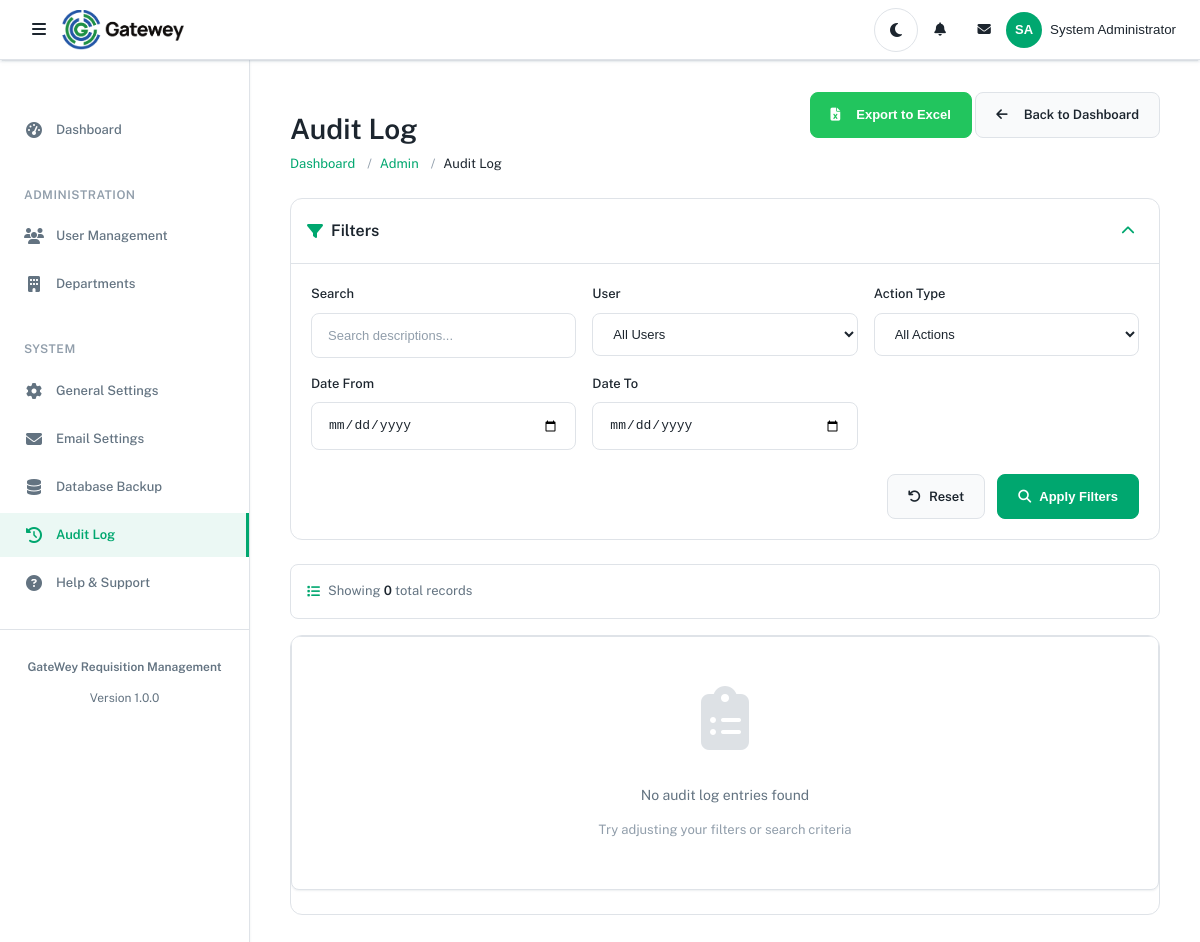
/admin/audit-log.php?user_id=6 (signed in), run on an earlier commit of the app's database.
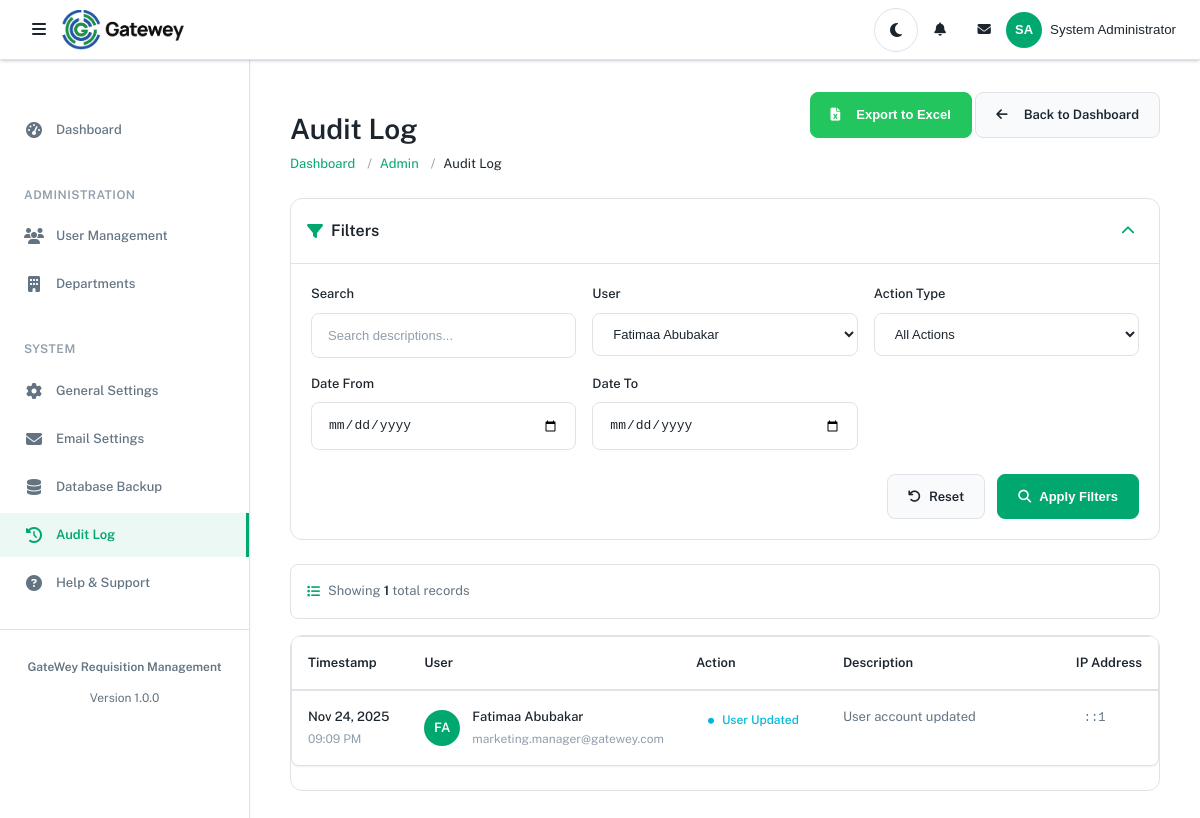
And on a later commit of the database.
### tables this page shows
CREATE TABLE `users` (
  `id` int(11) NOT NULL,
  `role_id` int(11) NOT NULL,
  `department_id` int(11) DEFAULT NULL,
  `first_name` varchar(50) NOT NULL,
  `last_name` varchar(50) NOT NULL,
  `email` varchar(100) NOT NULL,
  `password_hash` varchar(255) NOT NULL,
  `phone` varchar(20) DEFAULT NULL,
  `is_active` tinyint(1) DEFAULT 1,
  `last_login` timestamp NULL DEFAULT NULL,
  `created_at` timestamp NOT NULL DEFAULT current_timestamp(),
  `updated_at` timestamp NOT NULL DEFAULT current_timestamp() ON UPDATE current_timestamp()
);

CREATE TABLE `audit_log` (
  `id` int(11) NOT NULL,
  `requisition_id` int(11) DEFAULT NULL,
  `user_id` int(11) DEFAULT NULL,
  `action` varchar(100) NOT NULL,
  `description` text DEFAULT NULL,
  `old_value` text DEFAULT NULL,
  `new_value` text DEFAULT NULL,
  `ip_address` varchar(45) DEFAULT NULL,
  `user_agent` varchar(500) DEFAULT NULL,
  `created_at` timestamp NOT NULL DEFAULT current_timestamp()
);

### classes/Session.php (called while the page is built, shortened)
<?php
class Session {
    public static function isLoggedIn() {
        $isLoggedInOld = isset($_SESSION['logged_in']) && $_SESSION['logged_in'] === true;
        if (isset($_SESSION[self::SESSION_LAST_ACTIVITY])) {
            $inactive = time() - $_SESSION[self::SESSION_LAST_ACTIVITY];
        }
        return true;
    }
    public static function getUserFullName() {
        if (isset($_SESSION[self::SESSION_USER_KEY]['first_name'])) {
            $firstName = $_SESSION[self::SESSION_USER_KEY]['first_name'];
            $lastName = $_SESSION[self::SESSION_USER_KEY]['last_name'] ?? '';
            return trim($firstName . ' ' . $lastName);
        }
        $firstName = self::get('user_first_name', '');
        $lastName = self::get('user_last_name', '');
        return trim($firstName . ' ' . $lastName);
    }
}

### config/database.php (called while the page is built, shortened)
<?php
class Database {
    private static $instance = null;
    private $connection = null;
    private function __construct() {
        try {
            $dsn = DB_DSN;
            $options = [
                PDO::ATTR_ERRMODE            => PDO::ERRMODE_EXCEPTION,
                PDO::ATTR_DEFAULT_FETCH_MODE => PDO::FETCH_ASSOC,
                PDO::ATTR_EMULATE_PREPARES   => false,
                PDO::ATTR_PERSISTENT         => DB_PERSISTENT,
                PDO::MYSQL_ATTR_INIT_COMMAND => "SET NAMES " . DB_CHARSET
            ];
            $this->connection = new PDO($dsn, DB_USER, DB_PASS, $options);
        } catch (PDOException $e) {
            error_log("Database Connection Error: " . $e->getMessage());
            if (defined('APP_ENV') && APP_ENV === 'development' && APP_DEBUG) {
                die("Database Connection Failed: " . $e->getMessage());
            } else {
                die("A database error occurred. Please contact the administrator.");
            }
        }
    }
    public static function getInstance() {
        if (self::$instance === null) {
            self::$instance = new self();
        }
        return self::$instance;
    }
    public function execute($sql, $params = []) {
        try {
            $stmt = $this->connection->prepare($sql);
            $stmt->execute($params);
            return $stmt;
        } catch (PDOException $e) {
            error_log("Query Execution Error: " . $e->getMessage() . " | SQL: " . $sql);
            throw $e;
        }
    }
    public function fetchOne($sql, $params = []) {
        $stmt = $this->execute($sql, $params);
        return $stmt->fetch();
    }
    public function fetchAll($sql, $params = []) {
        $stmt = $this->execute($sql, $params);
        return $stmt->fetchAll();
    }
}

### admin/audit-log.php (the view, shortened to what the changed rows need)
<?php
require_once __DIR__ . '/../config/database.php';
$db = Database::getInstance();
$filterUser = isset($_GET['user_id']) ? (int)$_GET['user_id'] : 0;
$whereClauses = [];
$params = [];
if ($filterUser > 0) {
  $whereClauses[] = "al.user_id = ?";
  $params[] = $filterUser;
}
$whereSQL = !empty($whereClauses) ? 'WHERE ' . implode(' AND ', $whereClauses) : '';
$countSql = "SELECT COUNT(*) as total
             FROM audit_log al
             LEFT JOIN users u ON al.user_id = u.id
             $whereSQL";
$countResult = $db->fetchOne($countSql, $params);
$totalRecords = (int) ($countResult['total'] ?? 0);
$logSql = "SELECT
               al.id as audit_id,
               al.user_id,
               al.action as action_type,
               al.description as action_description,
               al.ip_address,
               al.created_at,
               u.first_name,
               u.last_name,
               u.email,
               r.role_name
           FROM audit_log al
           LEFT JOIN users u ON al.user_id = u.id
           LEFT JOIN roles r ON u.role_id = r.id
           $whereSQL
           ORDER BY al.created_at DESC";
$logs = $db->fetchAll($logSql, $params);
$usersSql = "SELECT DISTINCT u.id as user_id, u.first_name, u.last_name, u.email
             FROM audit_log al
             INNER JOIN users u ON al.user_id = u.id
             ORDER BY u.first_name, u.last_name";
$allUsers = $db->fetchAll($usersSql);
function getActionBadgeColor($actionType)
{
  $actionType = strtolower($actionType);
  if (strpos($actionType, 'login') !== false || strpos($actionType, 'created') !== false) {
    return 'success';
  } elseif (strpos($actionType, 'logout') !== false || strpos($actionType, 'deleted') !== false) {
    return 'danger';
  } elseif (strpos($actionType, 'updated') !== false || strpos($actionType, 'approved') !== false) {
    return 'info';
  } elseif (strpos($actionType, 'rejected') !== false || strpos($actionType, 'failed') !== false) {
    return 'warning';
  } else {
    return 'secondary';
  }
}
?>
<?php include __DIR__ . '/../includes/header.php'; ?>
<div class="content-header">
  <div class="d-flex justify-content-between align-items-start">
    <div>
      <h1 class="content-title">Audit Log</h1>
    </div>
  </div>
</div>
<div class="audit-container">
  <div class="filter-card">
    <form method="GET" action="" id="filterForm">
      <div class="filter-body" id="filterBody">
        <div class="form-group">
          <label for="user_id" class="form-label">User</label>
          <select id="user_id" name="user_id" class="form-control">
            <option value="">All Users</option>
            <?php foreach ($allUsers as $user): ?>
              <option value="<?php echo $user['user_id']; ?>"
                <?php echo ($filterUser == $user['user_id']) ? 'selected' : ''; ?>>
                <?php echo htmlspecialchars($user['first_name'] . ' ' . $user['last_name']); ?>
              </option>
            <?php endforeach; ?>
          </select>
        </div>
      </div>
    </form>
  </div>
  <div class="stats-bar">
    <div class="stats-info">
      <span>Showing <span class="stats-count"><?php echo number_format($totalRecords); ?></span> total records</span>
    </div>
  </div>
  <div class="table-card">
    <div class="table-container">
      <?php if (empty($logs)): ?>
        <div class="empty-state">
          <div class="empty-state-icon">
            <i class="fas fa-clipboard-list"></i>
          </div>
          <p class="empty-state-text">No audit log entries found</p>
          <p class="empty-state-hint">Try adjusting your filters or search criteria</p>
        </div>
      <?php else: ?>
        <table class="audit-table">
          <thead>
            <tr>
              <th style="width: 15%;">Timestamp</th>
              <th style="width: 20%;">User</th>
              <th style="width: 15%;">Action</th>
              <th style="width: 40%;">Description</th>
              <?php if (defined('LOG_IP_ADDRESS') && LOG_IP_ADDRESS): ?>
                <th style="width: 10%;">IP Address</th>
              <?php endif; ?>
            </tr>
          </thead>
          <tbody>
            <?php foreach ($logs as $log): ?>
              <tr>
                <td>
                  <div class="log-timestamp">
                    <span class="log-date">
                      <?php echo date('M d, Y', strtotime($log['created_at'])); ?>
                    </span>
                    <span class="log-time">
                      <?php echo date('h:i A', strtotime($log['created_at'])); ?>
                    </span>
                  </div>
                </td>
                <td>
                  <div class="user-info">
                    <div class="user-avatar">
                      <?php
                      $initials = strtoupper(
                        substr($log['first_name'] ?? 'U', 0, 1) .
                          substr($log['last_name'] ?? 'N', 0, 1)
                      );
                      echo htmlspecialchars($initials);
                      ?>
                    </div>
                    <div class="user-details">
                      <div class="user-name">
                        <?php echo htmlspecialchars(($log['first_name'] ?? 'Unknown') . ' ' . ($log['last_name'] ?? 'User')); ?>
                      </div>
                      <div class="user-email">
                        <?php echo htmlspecialchars($log['email'] ?? 'N/A'); ?>
                      </div>
                    </div>
                  </div>
                </td>
                <td>
                  <?php
                  $badgeColor = getActionBadgeColor($log['action_type']);
                  $actionDisplay = ucwords(str_replace('_', ' ', $log['action_type']));
                  ?>
                  <span class="action-badge badge-<?php echo $badgeColor; ?>">
                    <i class="fas fa-circle" style="font-size: 6px;"></i>
                    <?php echo htmlspecialchars($actionDisplay); ?>
                  </span>
                </td>
                <td>
                  <div class="log-description">
                    <?php echo htmlspecialchars($log['action_description']); ?>
                  </div>
                </td>
                <?php if (defined('LOG_IP_ADDRESS') && LOG_IP_ADDRESS): ?>
                  <td>
                    <?php if (!empty($log['ip_address'])): ?>
                      <span class="ip-address">
                        <?php echo htmlspecialchars($log['ip_address']); ?>
                      </span>
                    <?php else: ?>
                      <span class="text-muted">N/A</span>
                    <?php endif; ?>
                  </td>
                <?php endif; ?>
              </tr>
            <?php endforeach; ?>
          </tbody>
        </table>
      <?php endif; ?>
    </div>
  </div>
</div>
<?php include __DIR__ . '/../includes/footer.php'; ?>

### includes/header.php (shortened to what the changed rows need)
<?php
$userName = Session::getUserFullName() ?? 'User';
$nameParts = explode(' ', $userName);
$userInitials = '';
if (count($nameParts) >= 2) {
    $userInitials = strtoupper(substr($nameParts[0], 0, 1) . substr($nameParts[1], 0, 1));
} else if (count($nameParts) == 1) {
    $userInitials = strtoupper(substr($nameParts[0], 0, 2));
}
?>
<!DOCTYPE html>
<html lang="en" data-theme="light" data-bs-theme="light">
<head>
    <link rel="stylesheet" href="https://cdnjs.cloudflare.com/ajax/libs/font-awesome/6.4.0/css/all.min.css">
    <link rel="stylesheet" href="<?php echo CSS_URL; ?>/dasher-variables.css">
    <link rel="stylesheet" href="<?php echo CSS_URL; ?>/dasher-core-styles.css">
    <link rel="stylesheet" href="<?php echo CSS_URL; ?>/dasher-table-chart-styles.css">
    <link rel="stylesheet" href="<?php echo CSS_URL; ?>/status-indicators.css">
    <link rel="stylesheet" href="<?php echo CSS_URL; ?>/requisitions.css">
</head>
<body>
    <nav class="navbar">
        <div style="display: flex; align-items: center;">
            <div class="dropdown">
                <button class="dropdown-toggle" type="button" id="userDropdown" aria-expanded="false">
                    <div class="user-avatar">
                        <?php echo $userInitials; ?>
                    </div>
                    <span class="d-none d-md-inline-block ms-2 username-text"><?php echo htmlspecialchars($userName); ?></span>
                </button>
            </div>
        </div>
    </nav>
    <div class="">
        <main class="content">

What changed in the data, as far as the page shows it:
now on this page (row edited): users: userInitials "SA"
added audit_log: created_at "Nov 24, 2025", created_at "09:09 PM", user.last_name "FA", user.last_name "Fatimaa Abubakar", user.email "marketing.manager@gatewey.com", action "User Updated", description "User account updated", ip_address "::1"
Also different on the page:
form field user_id: "All Users" → "Fatimaa Abubakar"
$totalRecords: "0" → "1"
$userInitials: "SA" → (not shown)
text no longer shown: "No audit log entries found Try adjusting your filters or search criteria"
text now shown: "Timestamp User Action Description IP Address"
